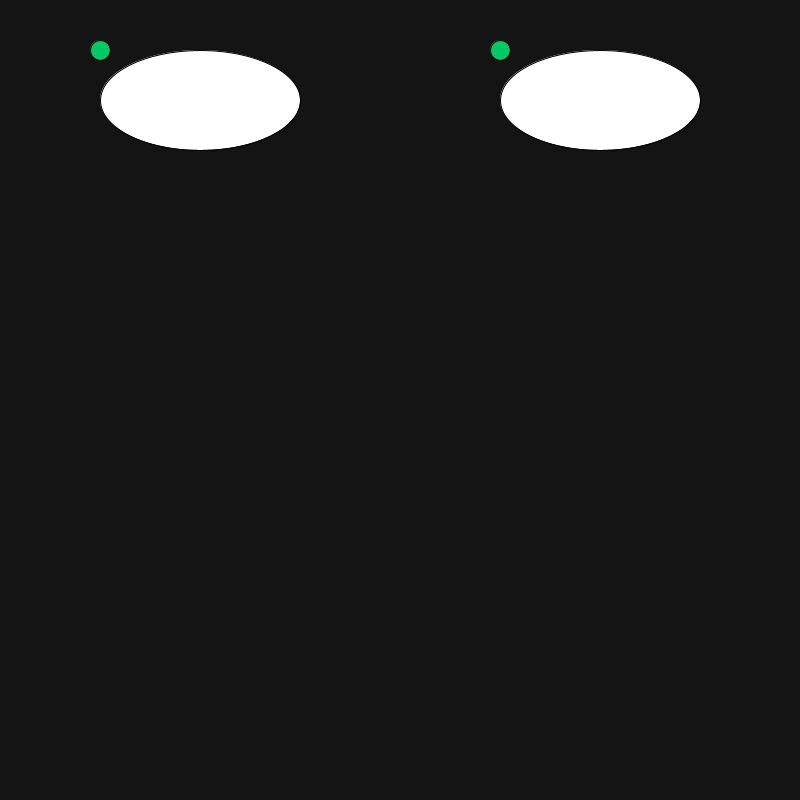
Frame 1 (no input)
Frame 60 (the mouse pressed at the canvas centre just before this capture): identical to frame 1, image omitted
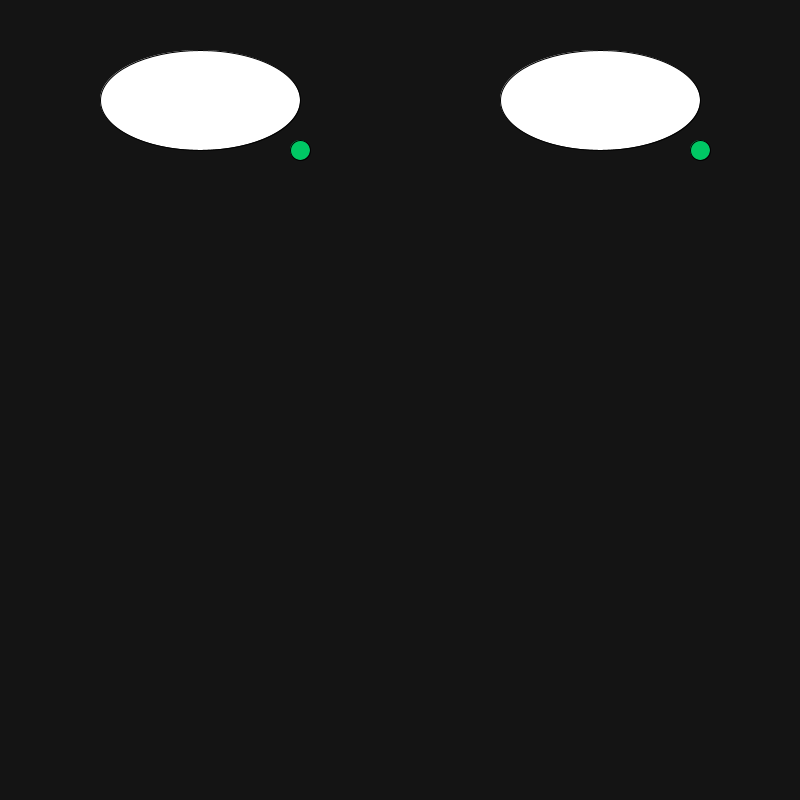
Frame 120 (the mouse held since frame 60 and released just before this capture)

The Processing sketch that drew these frames (run headless with seeded random() and noise(); from frame 60 on, the mouse is pressed at the canvas centre):

// Processing sketch: sketch_170214a
// ── sketch_170214a.pde
void setup() {
  size(800, 800);
}
void draw(){
  background(20,20,20);
  fill(255,255,255);
  ellipse(200,100,200,100);
  ellipse(600,100,200,100);
  if(mouseX>=300){
    mouseX=300;}
  if(mouseX<=100){
    mouseX=100;}
  if(mouseY<=50){
    mouseY=50;}
  if(mouseY>=150){
    mouseY=150;}
  fill(0,200, 100);
  ellipse(mouseX,mouseY,20,20);
  ellipse(mouseX+400, mouseY, 20,20);
  }
  
  
  
  
  
  
  
  
  
  
  
  
  
  
